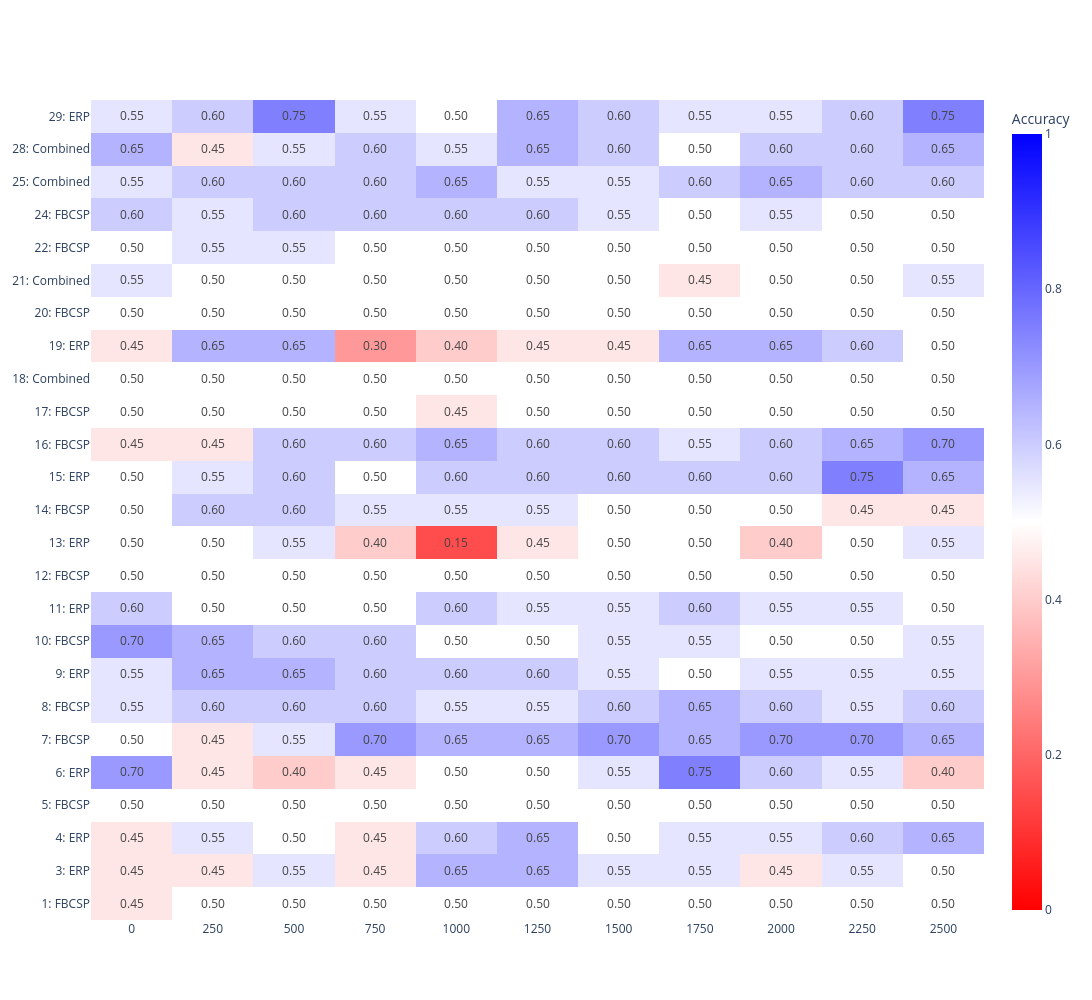

The notebook cell this image was saved under:
### Code cell
fig_MO.update_layout( xaxis_tickmode='linear',xaxis_dtick=250,
                      height=1000, width=1600)
fig_MO.show()

### Figure 1 — Plotly figure (JSON) as saved in the notebook; plotly's stock layout.template omitted (floating-point values rounded to 4 significant figures; data arrays with more than 128 entries replaced by an {"elided": "..."} marker saying what was removed)
{"data": [{"colorbar": {"title": {"text": "Accuracy"}}, "colorscale": [[0, "red"], [0.5, "white"], [1, "blue"]], "text": {"elided": "25x11 float values"}, "texttemplate": "%{z:.2f}", "type": "heatmap", "x": [0, 250, 500, 750, 1000, 1250, 1500, 1750, 2000, 2250, 2500], "y": ["1: FBCSP", "3: ERP", "4: ERP", "5: FBCSP", "6: ERP", "7: FBCSP", "8: FBCSP", "9: ERP", "10: FBCSP", "11: ERP", "12: FBCSP", "13: ERP", "14: FBCSP", "15: ERP", "16: FBCSP", "17: FBCSP", "18: Combined", "19: ERP", "20: FBCSP", "21: Combined", "22: FBCSP", "24: FBCSP", "25: Combined", "28: Combined", "29: ERP"], "z": {"elided": "25x11 float values"}, "zmax": 1, "zmin": 0}], "layout": {"height": 1000, "width": 1600, "xaxis": {"dtick": 250, "tickmode": "linear"}}}
